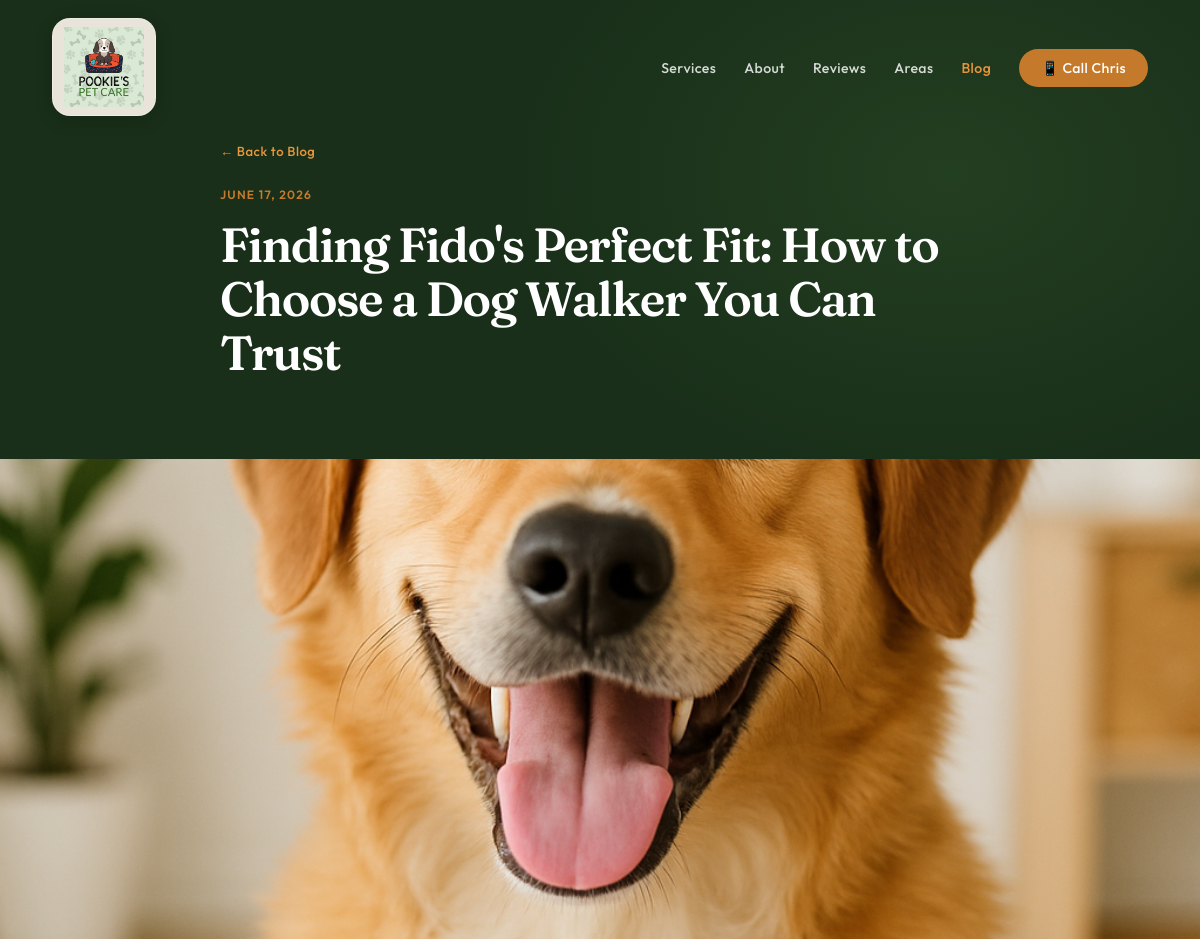
The page /blog/3 (upper part) on the database as committed earlier.
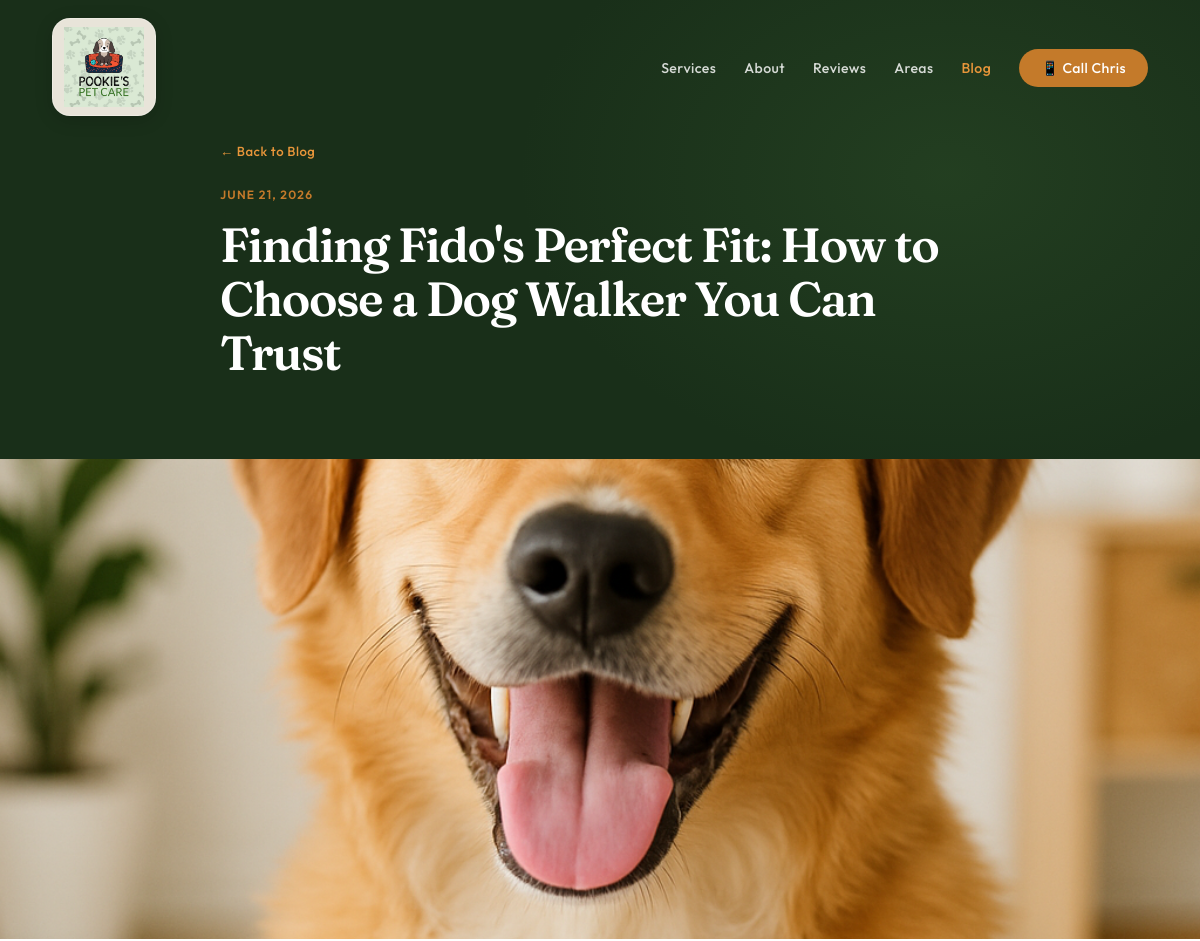
The same page on the database as committed later.
### tables this page shows
CREATE TABLE blog_posts (
            id             INTEGER PRIMARY KEY AUTOINCREMENT,
            title          TEXT NOT NULL,
            slug           TEXT UNIQUE NOT NULL,
            content        TEXT NOT NULL,
            excerpt        TEXT,
            created_at     TIMESTAMP DEFAULT CURRENT_TIMESTAMP,
            published      INTEGER DEFAULT 1
        , image_filename TEXT);

### app.py (the view)
@app.route('/blog/<int:post_id>')
def blog_post(post_id):
    conn = get_db_connection()
    post = conn.execute(
        'SELECT * FROM blog_posts WHERE id = ?', (post_id,)
    ).fetchone()
    conn.close()
    if post is None:
        abort(404)
    return render_template('blog_post.html', post=post)

### app.py (called while the page is built)
def get_blog_image_filename(image_filename):
    if image_filename:
        img_path = os.path.join('static', 'blog_images', image_filename)
        if os.path.isfile(img_path):
            return image_filename
    fallback_path = os.path.join('static', 'blog_images', BLOG_DEFAULT_IMAGE)
    if os.path.isfile(fallback_path):
        return BLOG_DEFAULT_IMAGE
    return image_filename or BLOG_DEFAULT_IMAGE

@app.context_processor
def blog_context():
    return {
        'blog_image': get_blog_image_filename,
        'blog_default_alt': BLOG_DEFAULT_ALT,
    }

def get_db_connection():
    conn = sqlite3.connect('blog.db')
    conn.row_factory = sqlite3.Row  # lets us do post['title'] instead of post[0]
    return conn

@app.template_filter('format_date')
def format_date(value):
    if value is None:
        return ''
    if isinstance(value, str):
        value = value[:10]  # slice off just the YYYY-MM-DD portion
        dt = datetime.datetime.strptime(value, '%Y-%m-%d')
    else:
        dt = value
    return dt.strftime('%B %-d, %Y')  # %-d removes the leading zero (Linux/Mac only)

### templates/blog_post.html (shortened to what this page needs)
<!DOCTYPE html>
<html lang="en">
<head>
</head>
<body>
<nav id="nav">
  <a href="/" class="nav-logo">
    <span class="logo-badge logo-badge-nav">
      <img src="{{ url_for('static', filename='pookies-logo.png') }}" alt="Pookie's Pet Care" />
    </span>
  </a>
  <ul class="nav-links" id="navLinks">
    <li><a href="/#services">Services</a></li>
    <li><a href="/#about">About</a></li>
    <li><a href="/#reviews">Reviews</a></li>
    <li><a href="/#areas">Areas</a></li>
    <li><a href="/blog" style="color: var(--amber-lt);">Blog</a></li>
    <li><a href="#" class="nav-cta phone-link">📱 Call Chris</a></li>
  </ul>
</nav>
<div class="post-hero">
  <div class="post-hero-inner">
    <a href="/blog" class="post-hero-back">← Back to Blog</a>
    <p class="post-date">{{ post['created_at'] | format_date }}</p>
    <h1>{{ post['title'] }}</h1>
  </div>
</div>
{% set img = blog_image(post['image_filename']) %}
<div class="post-featured-img">
  <img src="{{ url_for('static', filename='blog_images/' + img) }}"
       alt="{{ post['title'] }}">
</div>
</body>
</html>

Rows that differ between the two databases and show on the page:
changed blog_posts "Finding Fido's Perfect Fit: How to Choose a Dog Walker You Can Trust": created_at "JUNE 17, 2026" → "JUNE 21, 2026"
